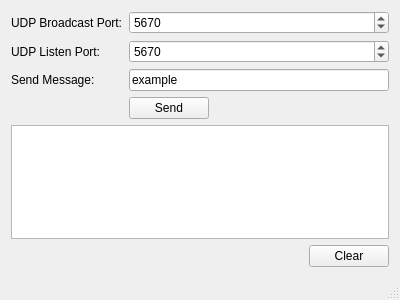
<?xml version="1.0" encoding="UTF-8"?>
<ui version="4.0">
 <class>SNBTests</class>
 <widget class="QMainWindow" name="SNBTests">
  <property name="geometry">
   <rect>
    <x>0</x>
    <y>0</y>
    <width>400</width>
    <height>300</height>
   </rect>
  </property>
  <property name="windowTitle">
   <string>SNBTests</string>
  </property>
  <widget class="QWidget" name="centralWidget">
   <layout class="QVBoxLayout" name="verticalLayout_2">
    <item>
     <layout class="QVBoxLayout" name="verticalLayout">
      <item>
       <layout class="QFormLayout" name="formLayout">
        <property name="fieldGrowthPolicy">
         <enum>QFormLayout::AllNonFixedFieldsGrow</enum>
        </property>
        <item row="0" column="0">
         <widget class="QLabel" name="label_2">
          <property name="text">
           <string>UDP Broadcast Port:</string>
          </property>
         </widget>
        </item>
        <item row="0" column="1">
         <widget class="QSpinBox" name="spinBoxBroadcastPort">
          <property name="minimum">
           <number>1000</number>
          </property>
          <property name="maximum">
           <number>100000</number>
          </property>
          <property name="singleStep">
           <number>10</number>
          </property>
          <property name="value">
           <number>5670</number>
          </property>
         </widget>
        </item>
        <item row="1" column="0">
         <widget class="QLabel" name="label">
          <property name="text">
           <string>UDP Listen Port:</string>
          </property>
         </widget>
        </item>
        <item row="1" column="1">
         <widget class="QSpinBox" name="spinBoxListenPort">
          <property name="minimum">
           <number>1000</number>
          </property>
          <property name="maximum">
           <number>100000</number>
          </property>
          <property name="singleStep">
           <number>10</number>
          </property>
          <property name="value">
           <number>5670</number>
          </property>
         </widget>
        </item>
        <item row="3" column="1">
         <layout class="QHBoxLayout" name="horizontalLayout">
          <item>
           <widget class="QPushButton" name="buttonSend">
            <property name="text">
             <string>Send</string>
            </property>
           </widget>
          </item>
          <item>
           <spacer name="horizontalSpacer">
            <property name="orientation">
             <enum>Qt::Horizontal</enum>
            </property>
            <property name="sizeHint" stdset="0">
             <size>
              <width>40</width>
              <height>20</height>
             </size>
            </property>
           </spacer>
          </item>
         </layout>
        </item>
        <item row="2" column="1">
         <widget class="QLineEdit" name="lineEdit">
          <property name="text">
           <string>example</string>
          </property>
         </widget>
        </item>
        <item row="2" column="0">
         <widget class="QLabel" name="label_3">
          <property name="text">
           <string>Send Message:</string>
          </property>
         </widget>
        </item>
       </layout>
      </item>
      <item>
       <widget class="QTextEdit" name="textEditLogger"/>
      </item>
      <item>
       <layout class="QHBoxLayout" name="horizontalLayout_2">
        <item>
         <spacer name="horizontalSpacer_2">
          <property name="orientation">
           <enum>Qt::Horizontal</enum>
          </property>
          <property name="sizeHint" stdset="0">
           <size>
            <width>40</width>
            <height>20</height>
           </size>
          </property>
         </spacer>
        </item>
        <item>
         <widget class="QPushButton" name="buttonClearLogger">
          <property name="text">
           <string>Clear</string>
          </property>
         </widget>
        </item>
       </layout>
      </item>
     </layout>
    </item>
   </layout>
  </widget>
  <widget class="QMenuBar" name="menuBar">
   <property name="geometry">
    <rect>
     <x>0</x>
     <y>0</y>
     <width>400</width>
     <height>26</height>
    </rect>
   </property>
  </widget>
  <widget class="QStatusBar" name="statusBar"/>
 </widget>
 <layoutdefault spacing="6" margin="11"/>
 <resources/>
 <connections/>
</ui>
